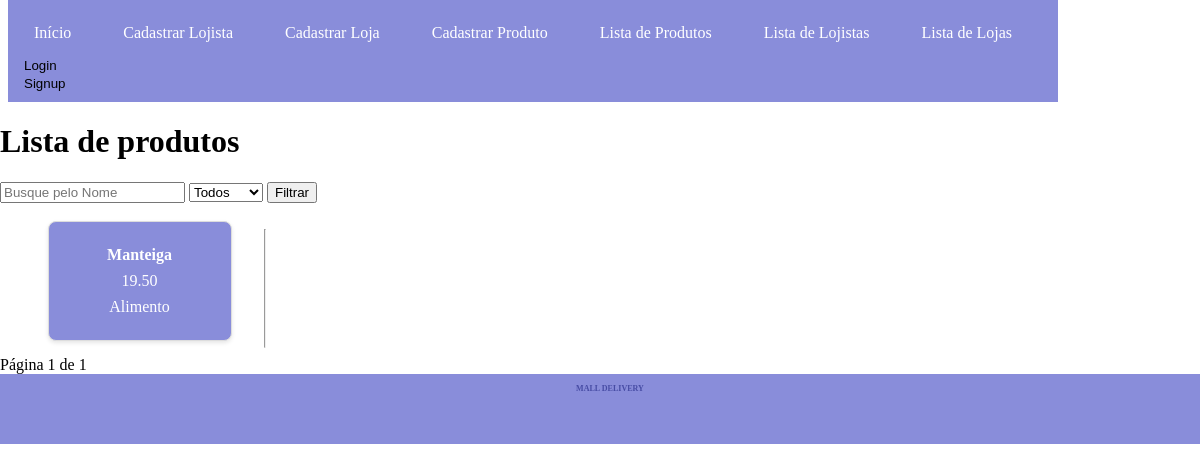
The app's page /, older data.
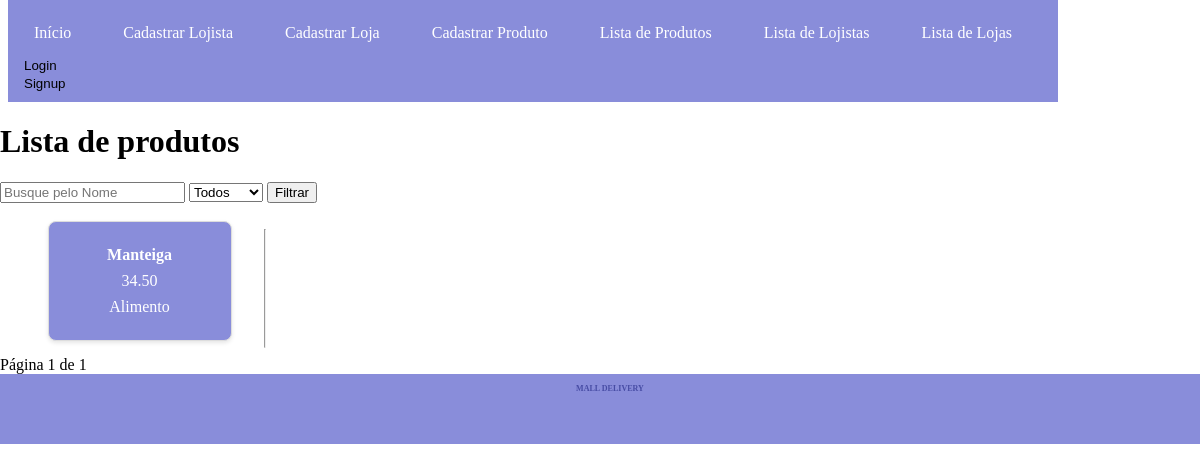
The same page, newer data.
### app_mall/models.py (models this page shows, shortened)
class Produto(models.Model):
    nome = models.CharField(max_length=255)
    descricao = models.TextField(blank=True, null=True)
    preco = models.DecimalField(max_digits=10, decimal_places=2)
    estoque = models.PositiveIntegerField()
    categoria = models.CharField(max_length=100)
    loja = models.ForeignKey(Loja, related_name='loja', on_delete=models.CASCADE)

### app_mall/views.py (the view)
# urls.py: path('', feed_produtos, name='feed_produtos'),
def feed_produtos(request):
    produto = Produto.objects.all()
    categoria = Produto.objects.values_list('categoria', flat=True).distinct()
    query = request.GET.get('search')
    sort_by = request.GET.get('sort_by', 'nome')  # Default sort field is 'nome'
    filter_by = request.GET.get('categoria', None)  # Default filter field is None
    if query:
        produto_list = Produto.objects.filter(Q(nome__icontains=query))
    else:
        produto_list = Produto.objects.all()
    if filter_by:
        produto_list = produto_list.filter(categoria=filter_by)
    produto_list = produto_list.order_by(sort_by)
    paginator = Paginator(produto_list, 4)  # Show 10 empregados per page.
    page_number = request.GET.get('page')
    produto = paginator.get_page(page_number)
    return render(request, 'app_mall/index.html', {'produtos': produto, 'categorias': categoria})

### app_mall/templates/app_mall/index.html (shortened to what this page needs)
{% extends "base.html" %}
{% block content %}
<h1>Lista de produtos</h1>
<form method="GET" action="">
    <input type="text" name="search" placeholder="Busque pelo Nome">
    <select name="categoria">
        <option value="">Todos</option>
    </select>
    <input type="submit" value="Filtrar">
</form>
<br>
<div class="container">
  <table>
    <tbody>
        <div class="cards-container">
            {% for produto in produtos %}
            <div class="card">
                <a href="{% url 'produto_detalhe' produto.pk %}">
                <p><b>{{ produto.nome }}</b></p>
                <p>{{ produto.preco }}</p>
                <p>{{ produto.categoria }}</p>
            </div>
        <hr>
    {% endfor %}
    </tbody>
  </table>
</div>
<span>Página {{ produtos.number }} de {{ produtos.paginator.num_pages }}</span>
 {% endblock %}

Row changes from the older to the newer data that the page shows:
changed Produto "Manteiga": preco "19.50" → "34.50"
